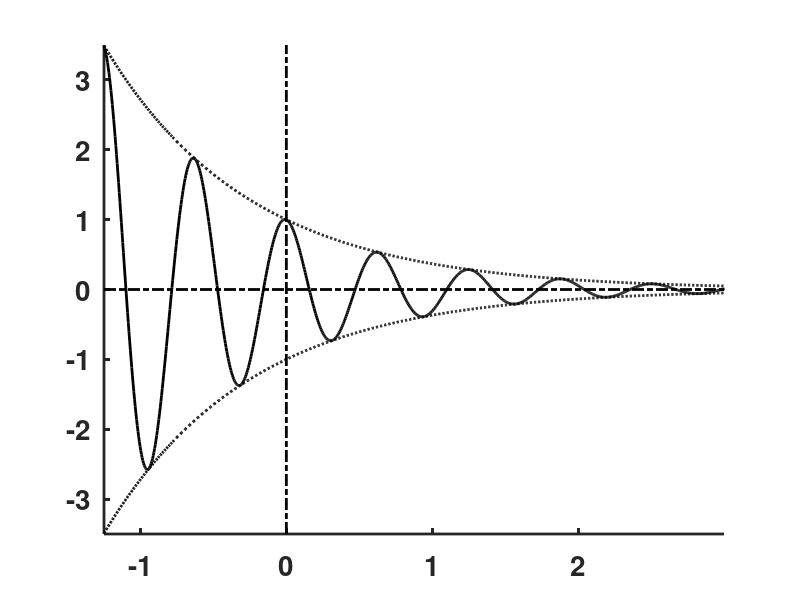

Reproduce this figure in MATLAB. (Note: this script raises an error after producing the figure.)
clear;  figure('Position',[100 100 400 400],'Color',[1 1 1]); clf;  hold on; 

xy=[-1.25 3 -3.5 3.5];
xx=linspace(-1.25,3.5,1000);  ym1=exp(-xx);  
h(1)=plot(xx,ym1,'k:','LineWidth',2)
xx=linspace(-1.25,3.5,1000);  ym1=-exp(-xx);  
h(2)=plot(xx,ym1,'k:','LineWidth',2)
xx=linspace(-1.25,3.5,1000);  ym1=exp(-xx).*cos(10*xx);  
h(3)=plot(xx,ym1,'k','LineWidth',2)
set(gca,'LineWidth',2); 
axis(xy); axis manual;
plot([xy(1) xy(2)],[0 0],'k-.','LineWidth',2);
plot([0 0],[xy(3) xy(4)],'k-.','LineWidth',2);
set(gca,'XTick',[-1 0 1 2 ],'YTick',[-3 -2 -1 0 1 2 3],'FontSize',20,'FontWeight','bold');

%assign labels for handles
g=legend(h,'e^{-x}','-e^{-x}','e^{-x}.cos 10x',1);
set(g,'Color','none')
%export to eps (change path and file name accordingly)
  print('-depsc2',sprintf('C:\\Documents and Settings\\ajay\\Desktop\\BootCampFig_1203\\BC_2003\\matlab\\fig17a'));
